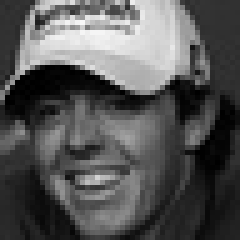
#> input picture happy/Training_18520262.jpg, 48 x 48 px (shown 5 times larger); its folder holds 4 pictures in this run
$ python dataCleaning.py
#> lines starting #> are read from the running program, lines starting #| are printed output that depends on the picture
from PIL import Image,ImageEnhance
import os
import numpy as np

new_size=(244,244)
new_brightness=1.2
angry_label=1
neutral_label=2
focused_label=3
happy_label=4
image_counter=0

def import_images(folder_path):
#> called with folder_path = './happy'
    original_images = []
    for filename in os.listdir(folder_path):    #used chatgpt, I have to cite it
        if filename.endswith('.jpg'):
            with Image.open(os.path.join(folder_path, filename)) as img:
#> img is the input picture: PIL image 48x48 L; min 0, max 249, mean 85.2
                original_images.append(img.copy())

    return original_images

def clean_images(list_of_dirty_pictures):
    clean_pictures=[]
    for img in list_of_dirty_pictures:
        resized_image= img.resize(new_size)
        enhancer = ImageEnhance.Brightness(resized_image)
        brighter_image = enhancer.enhance(new_brightness)
        clean_pictures.append(brighter_image)
#> this loop made 4 passes
#> pass 1, in clean_images, `resized_image= img.resize(new_size)`:
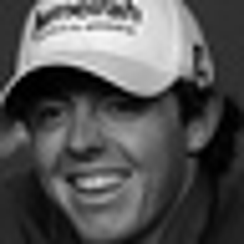
#> resized_image: PIL image 244x244 L; min 0, max 254, mean 85.2
#> pass 1, in clean_images, `brighter_image = enhancer.enhance(new_brightness)`:
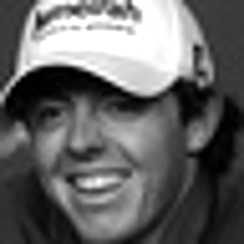
#> brighter_image: PIL image 244x244 L; min 0, max 255, mean 101.1
#> pass 2, in clean_images, `resized_image= img.resize(new_size)`:
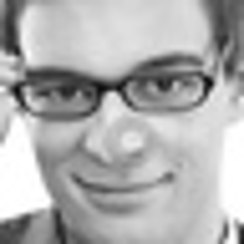
#> resized_image: PIL image 244x244 L; min 7, max 255, mean 175.1
#> pass 2, in clean_images, `brighter_image = enhancer.enhance(new_brightness)`:
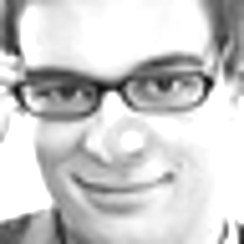
#> brighter_image: PIL image 244x244 L; min 8, max 255, mean 204
#> after the loop:
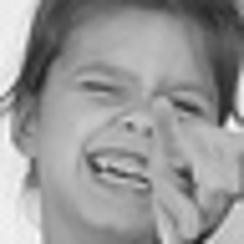
#> resized_image: PIL image 244x244 L; min 30, max 252, mean 152.4

    return clean_pictures


def export_images(new_folder_path, list_of_images_to_export):
#> called with new_folder_path = './new_happy'
    os.makedirs(new_folder_path, exist_ok=True) #used chatgpt, I have to cite it
    global image_counter
    for img in list_of_images_to_export:
        output_path = os.path.join(new_folder_path, f"new__image_{image_counter}.jpg")
        img.save(output_path)
        image_counter+=1

    return

def label_images(list_of_pics_to_label, label_to_assign):
#> called with label_to_assign = 4
    list_of_labels=[]

    for x in list_of_pics_to_label:
        list_of_labels.append(label_to_assign)

    return list_of_labels

def convert_images_to_numpy(list_of_images_to_convert):
    list_of_numpy_images=[]
    for img in list_of_images_to_convert:
        x = np.array(img)
        list_of_numpy_images.append(x)

    return list_of_numpy_images

#import, process and then export happy images
original_happy_images=import_images("./happy")
clean_happy_images=clean_images(original_happy_images)
export_images("./new_happy",clean_happy_images)
clean_happy_labels=label_images(clean_happy_images,happy_label)

#import, process and then export angry images
original_angry_images=import_images("./angry")
#> (the run stopped early here; a loop or call above may not have finished)
